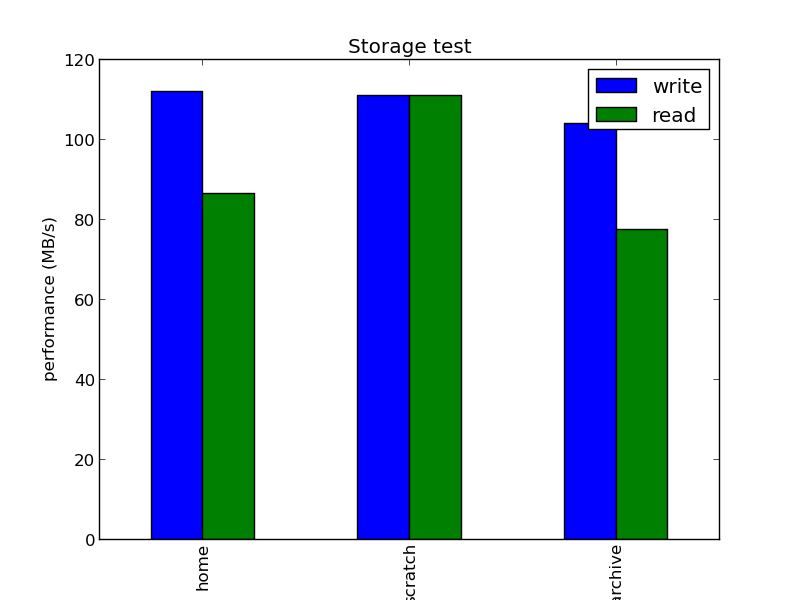

Reproduce this figure in Python.
#!/usr/bin/env python2

import matplotlib
matplotlib.use('Agg')
import matplotlib.pyplot as plt 
import pandas as pd 

df = pd.read_csv("disktest.csv",comment="#", sep='\s+')

df.plot(kind='bar',  x='device');

plt.title ('Storage test')

plt.ylabel('performance (MB/s)')

plt.savefig ('disktest.png')
